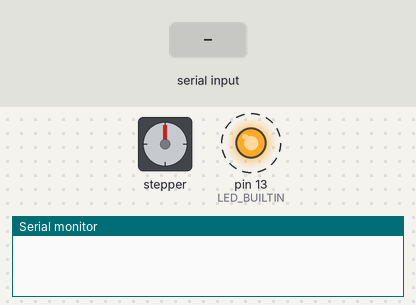
The sketch below on a simulated Arduino Uno, built with avr-gcc and run on an emulated ATmega328P. Parts: stepper motor, output pins drawn as LEDs (lit = HIGH), the last lines printed to the serial monitor. Dashed ring = blinking. The inputs (shaded band) are chosen by the test bench. Stepper angles assume 200 steps per turn.

Above: at 1.2 s.
1.3 s: "5\n" received over Serial
At 1.51 s:
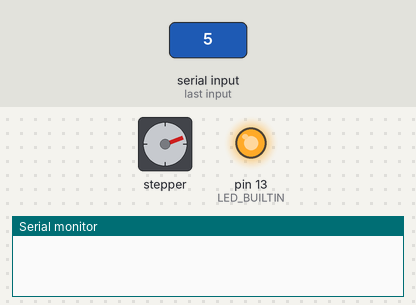
At 3.6 s:
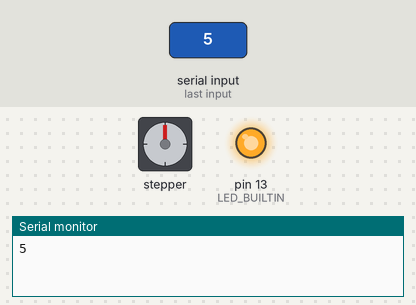
4.3 s: "90,45\n" received over Serial
At 4.64 s:
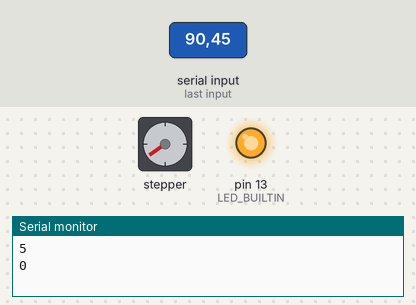
Timing chart, 0 to 19.3 s (numbered marks = the images above; inputs shaded):
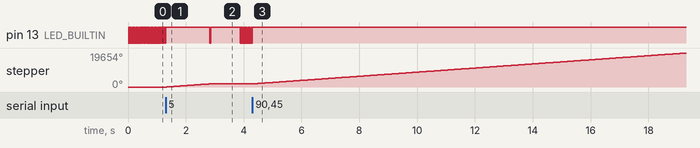

Measured:
- after the input at 1.3 s, stepper: turns 1800° clockwise in 1.5 s, starting at once
- after the input at 4.3 s, pin 13 (LED_BUILTIN): stops changing and stays HIGH; stepper: keeps turning clockwise at about 1194°/s, starting at once

The sketch:

l298n_stepper_OSC.ino
```cpp
// Include the Arduino Stepper Library
#include <Stepper.h>

// Number of steps per output rotation
const int stepsPerRevolution = 200;

// Create Instance of Stepper library
Stepper myStepper(stepsPerRevolution,8,9,10,11);


void setup()
{
    // initialize the serial port:
    Serial.begin(9600);
    // set the speed at 200 rpm:
    myStepper.setSpeed(200);
    // use the built-in LED as a visual indicator
    pinMode(LED_BUILTIN, OUTPUT);
}

void loop()
{
    // check if data has been sent from the computer:
    if (Serial.available() > 0){
        float serialValue = Serial.parseFloat();

        // convert the floating point value to integer
        int outputValue = (int) serialValue;

        myStepper.step(outputValue * stepsPerRevolution);
        Serial.println(outputValue);
    }

    digitalWrite(LED_BUILTIN, LOW);
    delay(20);
    digitalWrite(LED_BUILTIN, HIGH);
    delay(20);
}
```
